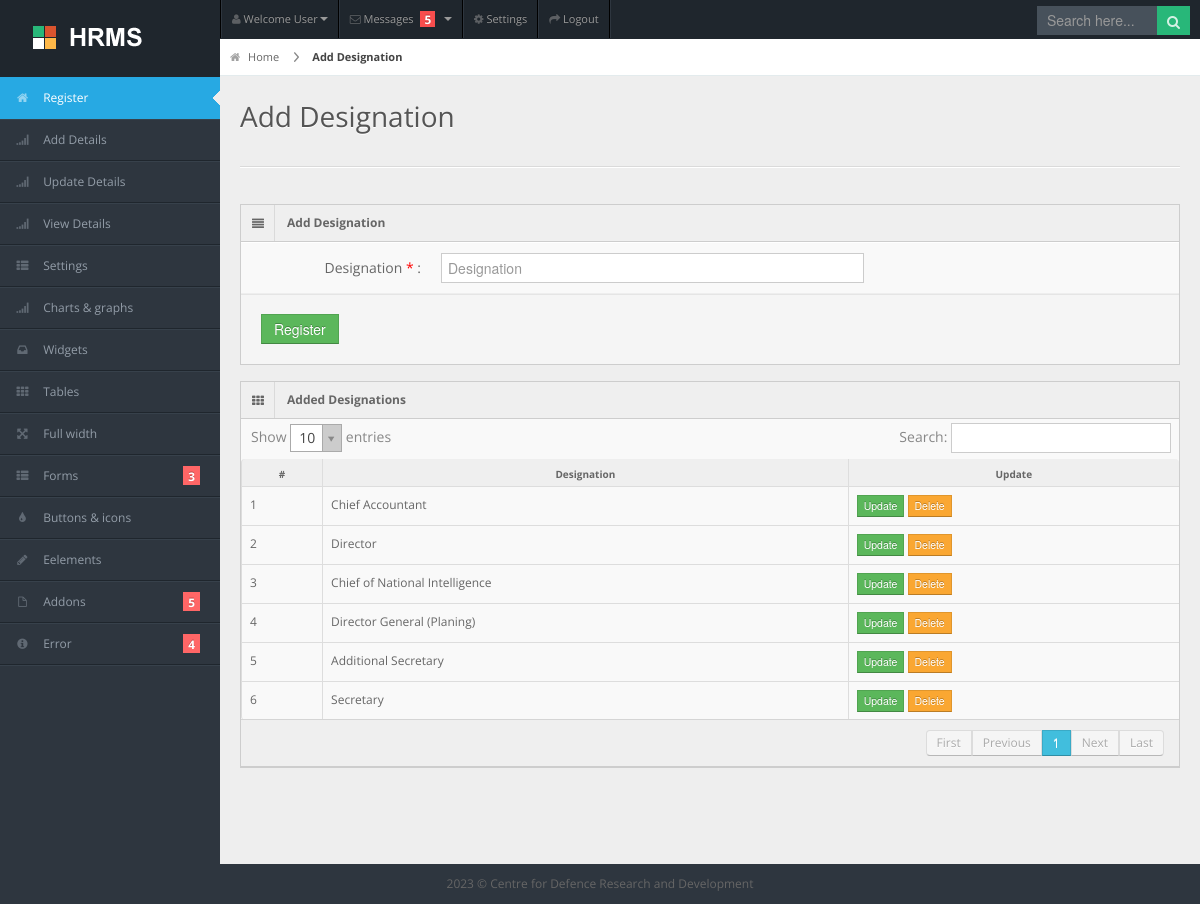
Page /add_designation.php on the committed database.
### tables this page shows
CREATE TABLE `designation_tbl` (
  `designation_id` int(11) NOT NULL,
  `designation` varchar(150) NOT NULL,
  `status` int(11) NOT NULL DEFAULT 1,
  `time_added` datetime NOT NULL DEFAULT current_timestamp()
);

### add_designation.php (the view, shortened to what this page needs)
<?php
error_reporting(E_ALL);ini_set('display_errors', 'on');include ("db/db.php");
?>
<!DOCTYPE html>
<html lang="en">
<head>
<link rel="stylesheet" href="css/bootstrap.min.css" />
<link rel="stylesheet" href="css/bootstrap-responsive.min.css" />
<link rel="stylesheet" href="css/uniform.css" />
<link rel="stylesheet" href="css/select2.css" />
<link rel="stylesheet" href="css/matrix-style.css" />
<link rel="stylesheet" href="css/matrix-media.css" />
<link href="font-awesome/css/font-awesome.css" rel="stylesheet" />
</head>
<body>
<div id="header">
  <h1><a href="#">::HRMS-MOD::</a></h1>
</div>
<div id="user-nav" class="navbar navbar-inverse">
  <ul class="nav">
    <li  class="dropdown" id="profile-messages" ><a title="" href="#" data-toggle="dropdown" data-target="#profile-messages" class="dropdown-toggle"><i class="icon icon-user"></i>  <span class="text">Welcome User</span><b class="caret"></b></a>
    </li>
    <li class="dropdown" id="menu-messages"><a href="#" data-toggle="dropdown" data-target="#menu-messages" class="dropdown-toggle"><i class="icon icon-envelope"></i> <span class="text">Messages</span> <span class="label label-important">5</span> <b class="caret"></b></a>
    </li>
    <li class=""><a title="" href="#"><i class="icon icon-cog"></i> <span class="text">Settings</span></a></li>
    <li class=""><a title="" href="login.html"><i class="icon icon-share-alt"></i> <span class="text">Logout</span></a></li>
  </ul>
</div>
<div id="search">
  <input type="text" placeholder="Search here..."/>
  <button type="submit" class="tip-bottom" title="Search"><i class="icon-search icon-white"></i></button>
</div>
<div id="sidebar"> <a href="#" class="visible-phone"><i class="icon icon-th"></i>Tables</a>
  <?php include('include/nav.php'); ?>
</div>
<div id="content">
  <div id="content-header">
    <div id="breadcrumb"> <a href="#" title="Go to Home" class="tip-bottom"><i class="icon-home"></i> Home</a> <a href="#" class="current">Add Designation</a> </div>
    <h1>Add Designation</h1>
  </div>
  <div class="container-fluid">
    <hr>
    <div class="row-fluid">
      <div class="span12">
		 <div class="widget-box">
        <div class="widget-title"> <span class="icon"> <i class="icon-align-justify"></i> </span>
          <h5>Add Designation</h5>
        </div>
        <div class="widget-content nopadding">
          <form action="javascript:void(0);" id="<?php if(isset($_GET['uid']) == true){ echo "form_update"; } else{ echo "form_submit"; } ?>" class="form-horizontal">
             <div class="control-group">
              <label class="control-label">Designation <span style="color:red;">*</span> :</label>
              <div class="controls">
                <input type="text" class="span7" placeholder="Designation" name="designation" required value="<?php if(isset($_GET['uid']) == true){ echo $designation; } ?>"/>
              </div>
            </div>
			<div class="form-actions">
			<?php if(isset($_GET['uid']) == true){ ?>
              <button type="submit" class="btn btn-success">Update</button>
			<?php }else { ?>
			<button type="submit" class="btn btn-success">Register</button>
			<?php } ?>
            </div>
          </form>
        </div>
      </div>
        <div class="widget-box">
          <div class="widget-title"> <span class="icon"><i class="icon-th"></i></span>
            <h5>Added Designations</h5>
          </div>
          <div class="widget-content nopadding">
		  <?php
		  $sql = "SELECT * FROM designation_tbl WHERE status='1' ORDER BY designation_id  DESC";
		  $result = mysqli_query($conn, $sql);
		  ?>
            <table class="table table-bordered data-table">
              <thead>
                <tr>
                  <th>#</th>
				  <th>Designation</th>
                  <th>Update</th>
                </tr>
              </thead>
              <tbody>
			  <?php $i = 1; while ($row = mysqli_fetch_assoc($result)){ ?>
                <tr class="gradeX">
                  <td><?php echo $i; ?></td>
				  <td><?php echo $row['designation']; ?></td>
                  <td><a href="add_designation.php?uid=<?php echo $row['designation_id']; ?>"><button class="btn btn-success btn-mini">Update</button></a>
					<a href="add_designation.php?did=<?php echo $row['designation_id']; ?>" onclick="return confirm('Are you sure you want to Delete?')"><button class="btn btn-warning btn-mini">Delete</button></a>
				  </td>
                </tr>
                <?php $i++; } ?>
				</tbody>
            </table>
          </div>
        </div>
      </div>
    </div>
  </div>
</div>
<?php include('include/footer.php'); ?>
</body>
</html>

### css/matrix-media.css (style rules this page uses)
body { background:#2E363F; }
#header { background-color: #1f262d; margin-top:10px; }
#search input[type=text], #search button { background-color: #28b779; }
#search input[type=text] { background-color: #47515b; color: #fff; }

### rows in the picture
designation_tbl: designation "Chief Accountant"
designation_tbl: designation "Director"
designation_tbl: designation "Chief of National Intelligence"
designation_tbl: designation "Director General (Planing)"
designation_tbl: designation "Additional Secretary"
designation_tbl: designation "Secretary"
